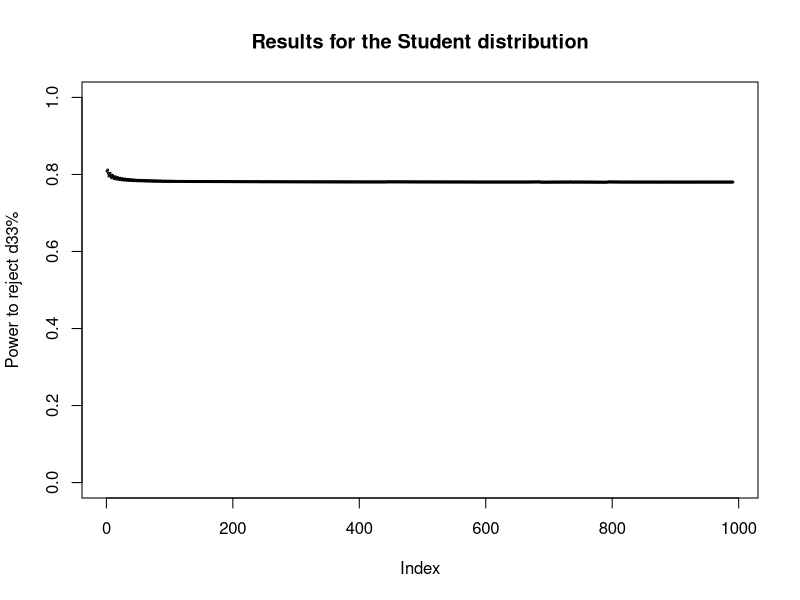
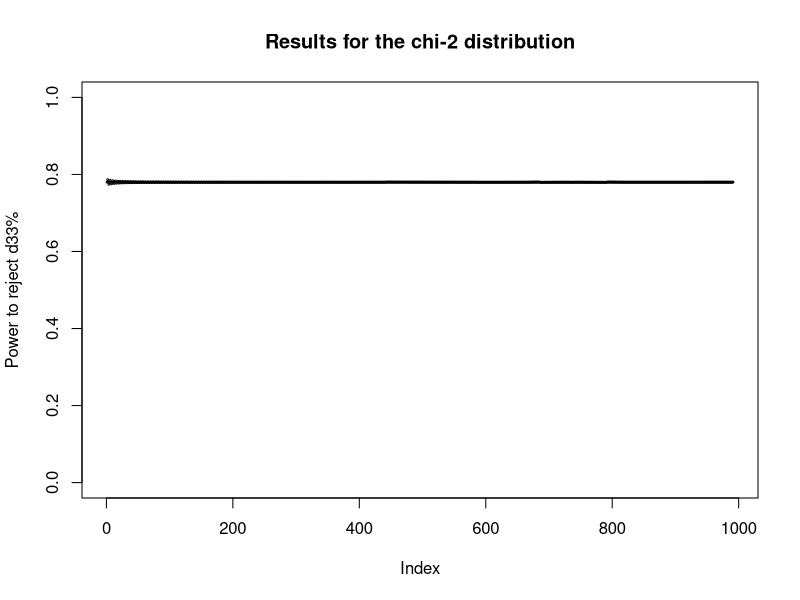

Recreate these plots in R, in order.
#R Code behind Figure 4 in "Small Telescopes"
#Written by Uri Simonsohn (uws@wharton.upenn.edu)
#Last update: 2014 12 15
#
##################################################################
#Overview:
#This program identifies the effective power of rejecting d33% (an effect giving the original sample 33% power)
#when replications are run with 2.5 times the sample size of the origional
####################################################################################

library(metafor)
library(pwr)


#These functions use as input a sample size of the original research.
#They then compute the effect size that gives that sample size 33% power
#Then they estiate the probability of rejecting the corresponding d33 (or h33 for proportions) 
#if the true effect is 0.

#cHI-2
  #function computes power from using the 2.5 rule to detect the h33 effect
    chi25=function(nori) {
      #Find h33 for nori=n (this is the measure of effect size for proportions tests)
              h33=pwr.2p.test(n=nori,sig.level=0.05,power=1/3,alternative="two.sided")$h
      #Find power for nrep
              nrep=round(2.5*nori)  #rounds sample size 
              power25=pwr.2p.test(n=nrep,sig.level=0.05,h=h33,alternative="greater")$power 
              #Note: here I am using the effect size as a pivotal quantity, computing power to reject 0, one sided, 
              #if the true effect is d33. For the chi2 that's teh same value as probaility of rejecting d33 if the
              #true effect is 0.
              return(c(nori,nrep,h33,power25))
            }


#ttest
  t25=function(nori) {
           d33=pwr.t.test(n=nori,sig.level=0.05,power=1/3,type="two.sample")$d
           nrep=round(2.5*nori)
           power25=pwr.t.test(n=nrep,sig.level=0.05,d=d33,type="two.sample",alternative="greater")$power
      return(c(nori,nrep,d33,power25))
  }


#create vector with sample size from n=10 to 100
  nori=seq(from=10,to=1000,by=1)
  
#apply function to each sample size consisered for t,chi
  results_t25=t(matrix(sapply(nori,t25),4,991))
  results_chi25=t(matrix(sapply(nori,chi25),4,991))
#Write results to .csv file to run graphs in excel
  write.table(results_t25,file="Power 2.5 for t-test.csv",sep=",")
  write.table(results_chi25,file="Power 2.5 for chi-test.csv",sep=",")
  
#Quick look at results within R
  plot(results_t25[,4],ylim=c(0,1),cex=.25,main="Results for the Student distribution",ylab="Power to reject d33%")
  plot(results_chi25[,4],ylim=c(0,1), cex=.25, main="Results for the chi-2 distribution",ylab="Power to reject d33%")
  
